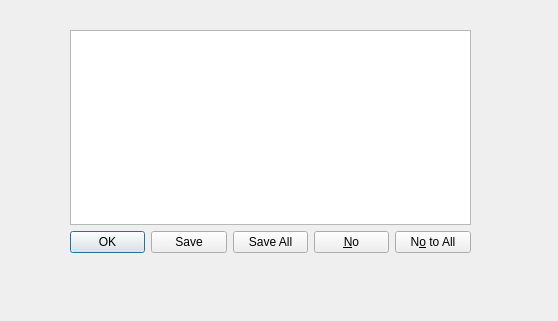
<?xml version="1.0" encoding="UTF-8"?>
<ui version="4.0">
 <class>InfoDialog</class>
 <widget class="QDialog" name="InfoDialog">
  <property name="geometry">
   <rect>
    <x>0</x>
    <y>0</y>
    <width>558</width>
    <height>321</height>
   </rect>
  </property>
  <property name="windowTitle">
   <string>Dialog</string>
  </property>
  <widget class="QWidget" name="">
   <property name="geometry">
    <rect>
     <x>70</x>
     <y>30</y>
     <width>401</width>
     <height>223</height>
    </rect>
   </property>
   <layout class="QVBoxLayout" name="verticalLayout">
    <item>
     <widget class="QTextEdit" name="textEdit"/>
    </item>
    <item>
     <widget class="QDialogButtonBox" name="buttonBox">
      <property name="standardButtons">
       <set>QDialogButtonBox::No|QDialogButtonBox::NoToAll|QDialogButtonBox::Ok|QDialogButtonBox::Save|QDialogButtonBox::SaveAll</set>
      </property>
     </widget>
    </item>
   </layout>
  </widget>
 </widget>
 <resources/>
 <connections/>
</ui>
